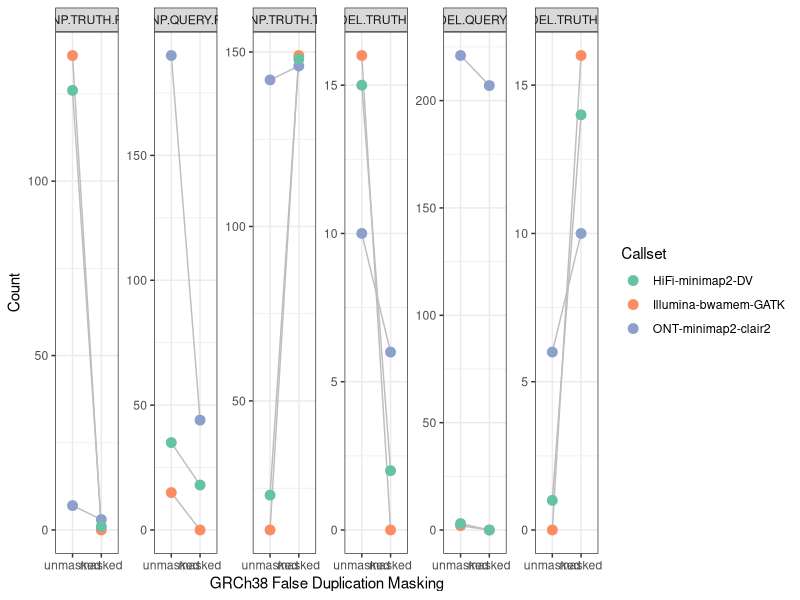
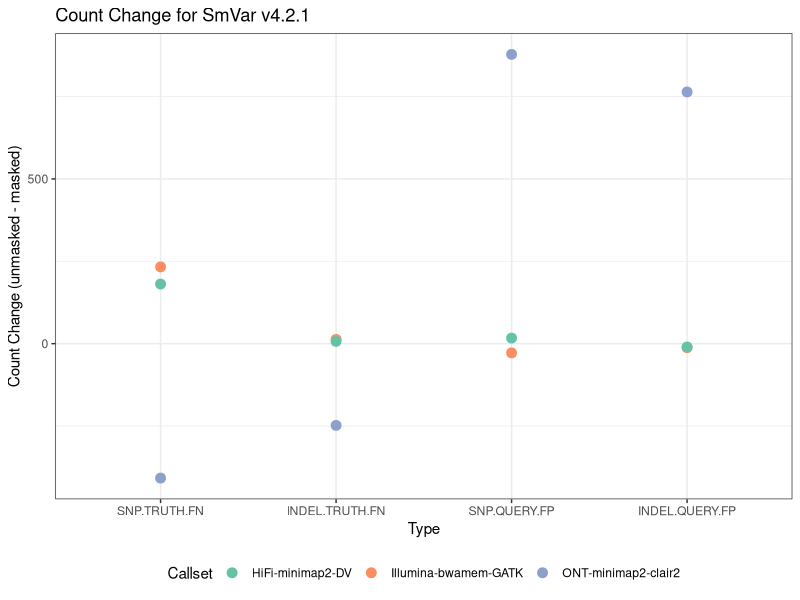
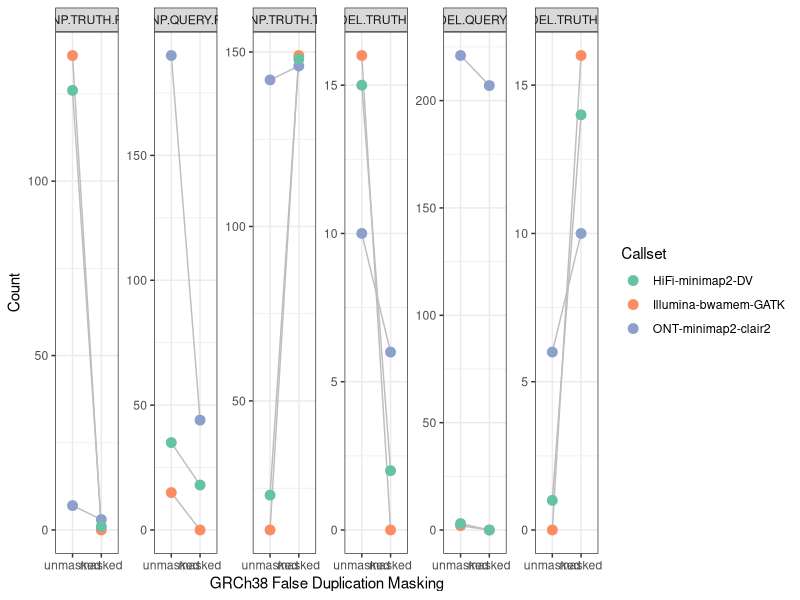
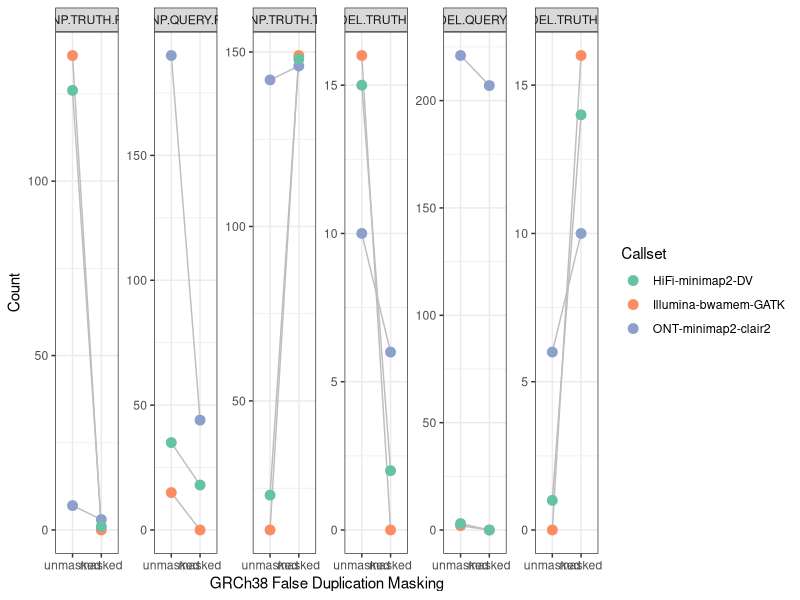

Generate these figures, in order, with R:
##===========================================================================
## Author: Jenny McDaniel

## Date: 4/21/21

## Background: 3/30/21 Request from JZ to generate plots for MRG manuscript to 
## show that the performance of 3 HiFi, Illumina, and ONT callsets 
## to show how masking GRCh38 false duplication improves benchmarking.
## Callsets were renamed for plots as follows:
## ONT-minimap2-clair2-HG2-38-.... --> ONT-minimap2-clair2
## HG002_38_nodecoy.... --> 	Illumina-bwamem-GATK
## HiFi-DV-38.... --> HiFi-minimap2-DV

## Data: Benchmarking data (HG002-GRCh38-masking-comparison-stratifications.csv)
## from https://docs.google.com/spreadsheets/d/1smJ-ATsXwko2sCOTh4Lcyi8msnx1FM1zkERacQdHYY0/edit#gid=1746581338
## "GRCh38 mask/nomask" sheet.  This data was generated using mrg_benchmark_eval
## Snakefile_final_evaluation.py which can be found in JM GitLab repo:
## https://gitlab.nist.gov/gitlab/jennifer.mcdaniel/mrg-benchmark-eval
##===========================================================================

##===========================================================================
## Load Libraries
##===========================================================================

library(reshape2)
library(ggplot2)
library(here)
#contains color blind pallette
# library(RColorBrewer)
library(tidyverse)
# 
# #to view paletts in RColorBrewer pkg
# par(mar=c(3,4,2,2))
# display.brewer.all()

#### suggestion from Nate regarding use of shapes
# If you want to get fancy I like using shapes with outlines, this makes the 
# points pop out more. You would want to use shape 21 for SNP and 25 for INDEL, 
# http://sape.inf.usi.ch/quick-reference/ggplot2/shape, then fill instead of 
# color in the geom_point. You will need to use a custom shape scale. 

##===========================================================================
## Read in data
##===========================================================================

# DF with all metrics
benchComps_strats <- read_csv(
    here("data", "HG002-GRCh38-masking-comparison-stratifications.csv"),
    col_types = cols()
  ) %>% select(Callset, Reference, Genome, benchmark, masking, Subset,
               INDEL.TRUTH.FN, SNP.TRUTH.FN, 
               INDEL.QUERY.FP, SNP.QUERY.FP,  
               INDEL.TRUTH.TP, SNP.TRUTH.TP)

##===========================================================================
## Plot for v0.03.00 -- included in manuscript figure"                      
## "Improvements after masking false duplications" (d)                      
##===========================================================================

#subset to v0.03.00, we only want falsely duplicated strat for the MRG benchmark
benchComps_strats_mrg <- benchComps_strats %>%  
  filter(benchmark == "v0.03.00",
         Subset == "GRCh38_MRG_benchmark_gene_coordinates_falselyduplicated.bed.gz")

meltybench_mrg <- melt(benchComps_strats_mrg)

meltybench_mrg$variable_f = factor(meltybench_mrg$variable, 
                                        levels= c("SNP.TRUTH.FN", 
                                                  "SNP.QUERY.FP", 
                                                  "SNP.TRUTH.TP",
                                                  "INDEL.TRUTH.FN", 
                                                  "INDEL.QUERY.FP", 
                                                  "INDEL.TRUTH.TP"))

mrg_false_dups_fig <- ggplot(data=meltybench_mrg,
                              aes(x=factor(masking,level = c("unmasked", "masked")), 
           y=value, fill="Callset")) +
  geom_path(aes(group = interaction(Callset)), color="grey") +
  geom_point(size=3, aes(colour = Callset)) +
  facet_wrap(~variable_f, nrow = 1, scales = "free") +
  labs(x="GRCh38 False Duplication Masking", y="Count") +
  guides(fill=FALSE) +
  scale_color_brewer(palette = "Set2") +
  theme_bw() +
  theme(legend.position="right")

mrg_false_dups_fig

ggsave(here("figures","fig3_false_dups.png"), 
       mrg_false_dups_fig,
       height = 2, width = 10, dpi = 300)

ggsave(here("figures","fig3_false_dups.pdf"), 
       mrg_false_dups_fig,
       height = 2, width = 10, dpi = 300)

##===========================================================================
## Plot for v4.2.1 -- included in manuscript figure: 
## "Supplementary Figure Masking Minimally affects whole genome accuracy"
##===========================================================================


# subset to 4.2.1 data, no TPs used for 4.2.1 since they are inverse of FN, 
# use all stratifications (*)
benchCompsnew_strats_4.2.1 <- benchComps_strats %>%
  filter(benchmark == "v4.2.1",Subset == "*") %>%
  select(-SNP.TRUTH.TP, -INDEL.TRUTH.TP)

meltybench_v4.2.1 <- melt(benchCompsnew_strats_4.2.1)
meltybench_v4.2.1$variable_f = factor(meltybench_v4.2.1$variable, 
                                      levels= c("SNP.TRUTH.FN", 
                                                "INDEL.TRUTH.FN",
                                                "SNP.QUERY.FP", 
                                                "INDEL.QUERY.FP"))



# use previously melted data and widen adding new columns for relative change (RC) 
# and count_change
benchwider_v4.2.1<- meltybench_v4.2.1 %>%
  pivot_wider(names_from = masking, values_from= value) %>%
  mutate(RC = ((unmasked - masked)/unmasked)) %>%
  mutate(count_change = unmasked - masked)



# Plot count change (unmasked - masked), Facet by variabe, color by callset and 
# xaxis = Type 
ggplot(data=benchwider_v4.2.1, aes(x=variable_f, y=count_change, 
                                   fill="count_change")) + 
  geom_point(size=3, aes(colour = Callset)) +
  labs(x="Type", y="Count Change (unmasked - masked)", 
       title="Count Change for SmVar v4.2.1") +
  guides(fill=FALSE) +
  scale_color_brewer(palette = "Set2") +
  theme_bw() +
  theme(legend.position="bottom") 
#use with theme to make xaxis vertical axis.text.x = element_text(angle = 90)



